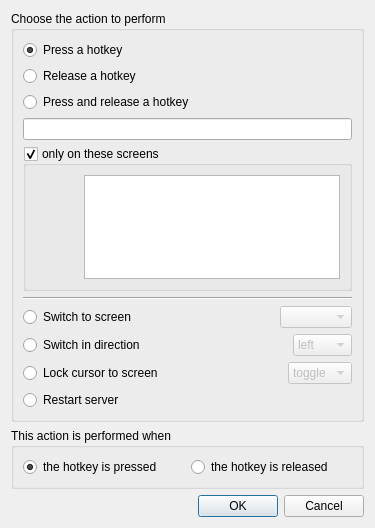
<?xml version="1.0" encoding="UTF-8"?>
<ui version="4.0">
 <class>ActionDialog</class>
 <widget class="QDialog" name="ActionDialog">
  <property name="geometry">
   <rect>
    <x>0</x>
    <y>0</y>
    <width>375</width>
    <height>528</height>
   </rect>
  </property>
  <property name="windowTitle">
   <string>Configure Action</string>
  </property>
  <layout class="QVBoxLayout">
   <item>
    <widget class="QGroupBox" name="m_pGroupType">
     <property name="font">
      <font>
       <kerning>true</kerning>
      </font>
     </property>
     <property name="title">
      <string>Choose the action to perform</string>
     </property>
     <layout class="QVBoxLayout">
      <item>
       <widget class="QRadioButton" name="m_pRadioPress">
        <property name="text">
         <string>Press a hotkey</string>
        </property>
        <property name="checked">
         <bool>true</bool>
        </property>
       </widget>
      </item>
      <item>
       <widget class="QRadioButton" name="m_pRadioRelease">
        <property name="text">
         <string>Release a hotkey</string>
        </property>
       </widget>
      </item>
      <item>
       <widget class="QRadioButton" name="m_pRadioPressAndRelease">
        <property name="text">
         <string>Press and release a hotkey</string>
        </property>
       </widget>
      </item>
      <item>
       <widget class="KeySequenceWidget" name="m_pKeySequenceWidgetHotkey">
        <property name="sizePolicy">
         <sizepolicy hsizetype="Expanding" vsizetype="Fixed">
          <horstretch>1</horstretch>
          <verstretch>0</verstretch>
         </sizepolicy>
        </property>
        <property name="minimumSize">
         <size>
          <width>256</width>
          <height>0</height>
         </size>
        </property>
        <property name="text">
         <string/>
        </property>
       </widget>
      </item>
      <item>
       <widget class="QGroupBox" name="m_pGroupBoxScreens">
        <property name="title">
         <string>only on these screens</string>
        </property>
        <property name="flat">
         <bool>true</bool>
        </property>
        <property name="checkable">
         <bool>true</bool>
        </property>
        <layout class="QHBoxLayout">
         <item>
          <spacer>
           <property name="orientation">
            <enum>Qt::Horizontal</enum>
           </property>
           <property name="sizeHint" stdset="0">
            <size>
             <width>40</width>
             <height>20</height>
            </size>
           </property>
          </spacer>
         </item>
         <item>
          <widget class="QListWidget" name="m_pListScreens">
           <property name="minimumSize">
            <size>
             <width>128</width>
             <height>64</height>
            </size>
           </property>
           <property name="selectionMode">
            <enum>QAbstractItemView::ExtendedSelection</enum>
           </property>
          </widget>
         </item>
        </layout>
       </widget>
      </item>
      <item>
       <widget class="Line" name="line">
        <property name="orientation">
         <enum>Qt::Horizontal</enum>
        </property>
       </widget>
      </item>
      <item>
       <layout class="QHBoxLayout">
        <item>
         <widget class="QRadioButton" name="m_pRadioSwitchToScreen">
          <property name="text">
           <string>Switch to screen</string>
          </property>
         </widget>
        </item>
        <item>
         <spacer>
          <property name="orientation">
           <enum>Qt::Horizontal</enum>
          </property>
          <property name="sizeHint" stdset="0">
           <size>
            <width>40</width>
            <height>20</height>
           </size>
          </property>
         </spacer>
        </item>
        <item>
         <widget class="QComboBox" name="m_pComboSwitchToScreen">
          <property name="enabled">
           <bool>false</bool>
          </property>
         </widget>
        </item>
       </layout>
      </item>
      <item>
       <layout class="QHBoxLayout">
        <item>
         <widget class="QRadioButton" name="m_pRadioSwitchInDirection">
          <property name="text">
           <string>Switch in direction</string>
          </property>
         </widget>
        </item>
        <item>
         <spacer>
          <property name="orientation">
           <enum>Qt::Horizontal</enum>
          </property>
          <property name="sizeHint" stdset="0">
           <size>
            <width>40</width>
            <height>20</height>
           </size>
          </property>
         </spacer>
        </item>
        <item>
         <widget class="QComboBox" name="m_pComboSwitchInDirection">
          <property name="enabled">
           <bool>false</bool>
          </property>
          <item>
           <property name="text">
            <string>left</string>
           </property>
          </item>
          <item>
           <property name="text">
            <string>right</string>
           </property>
          </item>
          <item>
           <property name="text">
            <string>up</string>
           </property>
          </item>
          <item>
           <property name="text">
            <string>down</string>
           </property>
          </item>
         </widget>
        </item>
       </layout>
      </item>
      <item>
       <layout class="QHBoxLayout">
        <item>
         <widget class="QRadioButton" name="m_pRadioLockCursorToScreen">
          <property name="text">
           <string>Lock cursor to screen</string>
          </property>
         </widget>
        </item>
        <item>
         <spacer>
          <property name="orientation">
           <enum>Qt::Horizontal</enum>
          </property>
          <property name="sizeHint" stdset="0">
           <size>
            <width>40</width>
            <height>20</height>
           </size>
          </property>
         </spacer>
        </item>
        <item>
         <widget class="QComboBox" name="m_pComboLockCursorToScreen">
          <property name="enabled">
           <bool>false</bool>
          </property>
          <item>
           <property name="text">
            <string>toggle</string>
           </property>
          </item>
          <item>
           <property name="text">
            <string>on</string>
           </property>
          </item>
          <item>
           <property name="text">
            <string>off</string>
           </property>
          </item>
         </widget>
        </item>
       </layout>
      </item>
      <item>
       <layout class="QHBoxLayout">
        <item>
         <widget class="QRadioButton" name="m_pRadioRestartAllConnections">
          <property name="text">
           <string>Restart server</string>
          </property>
         </widget>
        </item>
       </layout>
      </item>
     </layout>
    </widget>
   </item>
   <item>
    <widget class="QGroupBox" name="groupBox_2">
     <property name="font">
      <font>
       <kerning>false</kerning>
      </font>
     </property>
     <property name="title">
      <string>This action is performed when</string>
     </property>
     <layout class="QHBoxLayout">
      <item>
       <widget class="QRadioButton" name="m_pRadioHotkeyPressed">
        <property name="text">
         <string>the hotkey is pressed</string>
        </property>
        <property name="checked">
         <bool>true</bool>
        </property>
       </widget>
      </item>
      <item>
       <widget class="QRadioButton" name="m_pRadioHotkeyReleased">
        <property name="text">
         <string>the hotkey is released</string>
        </property>
       </widget>
      </item>
     </layout>
    </widget>
   </item>
   <item>
    <widget class="QDialogButtonBox" name="buttonBox">
     <property name="orientation">
      <enum>Qt::Horizontal</enum>
     </property>
     <property name="standardButtons">
      <set>QDialogButtonBox::Cancel|QDialogButtonBox::Ok</set>
     </property>
    </widget>
   </item>
  </layout>
 </widget>
 <customwidgets>
  <customwidget>
   <class>KeySequenceWidget</class>
   <extends>QLineEdit</extends>
   <header>widgets/KeySequenceWidget.h</header>
  </customwidget>
 </customwidgets>
 <resources/>
 <connections>
  <connection>
   <sender>buttonBox</sender>
   <signal>accepted()</signal>
   <receiver>ActionDialog</receiver>
   <slot>accept()</slot>
   <hints>
    <hint type="sourcelabel">
     <x>245</x>
     <y>474</y>
    </hint>
    <hint type="destinationlabel">
     <x>157</x>
     <y>274</y>
    </hint>
   </hints>
  </connection>
  <connection>
   <sender>buttonBox</sender>
   <signal>rejected()</signal>
   <receiver>ActionDialog</receiver>
   <slot>reject()</slot>
   <hints>
    <hint type="sourcelabel">
     <x>313</x>
     <y>474</y>
    </hint>
    <hint type="destinationlabel">
     <x>286</x>
     <y>274</y>
    </hint>
   </hints>
  </connection>
  <connection>
   <sender>m_pGroupType</sender>
   <signal>toggled(bool)</signal>
   <receiver>m_pKeySequenceWidgetHotkey</receiver>
   <slot>setDisabled(bool)</slot>
   <hints>
    <hint type="sourcelabel">
     <x>104</x>
     <y>194</y>
    </hint>
    <hint type="destinationlabel">
     <x>110</x>
     <y>132</y>
    </hint>
   </hints>
  </connection>
  <connection>
   <sender>m_pRadioSwitchInDirection</sender>
   <signal>toggled(bool)</signal>
   <receiver>m_pKeySequenceWidgetHotkey</receiver>
   <slot>setDisabled(bool)</slot>
   <hints>
    <hint type="sourcelabel">
     <x>118</x>
     <y>322</y>
    </hint>
    <hint type="destinationlabel">
     <x>81</x>
     <y>129</y>
    </hint>
   </hints>
  </connection>
  <connection>
   <sender>m_pRadioLockCursorToScreen</sender>
   <signal>toggled(bool)</signal>
   <receiver>m_pKeySequenceWidgetHotkey</receiver>
   <slot>setDisabled(bool)</slot>
   <hints>
    <hint type="sourcelabel">
     <x>101</x>
     <y>353</y>
    </hint>
    <hint type="destinationlabel">
     <x>68</x>
     <y>126</y>
    </hint>
   </hints>
  </connection>
  <connection>
   <sender>m_pRadioRestartAllConnections</sender>
   <signal>toggled(bool)</signal>
   <receiver>m_pKeySequenceWidgetHotkey</receiver>
   <slot>setDisabled(bool)</slot>
   <hints>
    <hint type="sourcelabel">
     <x>101</x>
     <y>353</y>
    </hint>
    <hint type="destinationlabel">
     <x>68</x>
     <y>126</y>
    </hint>
   </hints>
  </connection>
  <connection>
   <sender>m_pRadioPress</sender>
   <signal>toggled(bool)</signal>
   <receiver>m_pKeySequenceWidgetHotkey</receiver>
   <slot>setEnabled(bool)</slot>
   <hints>
    <hint type="sourcelabel">
     <x>48</x>
     <y>48</y>
    </hint>
    <hint type="destinationlabel">
     <x>45</x>
     <y>129</y>
    </hint>
   </hints>
  </connection>
  <connection>
   <sender>m_pRadioRelease</sender>
   <signal>toggled(bool)</signal>
   <receiver>m_pKeySequenceWidgetHotkey</receiver>
   <slot>setEnabled(bool)</slot>
   <hints>
    <hint type="sourcelabel">
     <x>135</x>
     <y>70</y>
    </hint>
    <hint type="destinationlabel">
     <x>148</x>
     <y>125</y>
    </hint>
   </hints>
  </connection>
  <connection>
   <sender>m_pRadioPressAndRelease</sender>
   <signal>toggled(bool)</signal>
   <receiver>m_pKeySequenceWidgetHotkey</receiver>
   <slot>setEnabled(bool)</slot>
   <hints>
    <hint type="sourcelabel">
     <x>194</x>
     <y>100</y>
    </hint>
    <hint type="destinationlabel">
     <x>201</x>
     <y>125</y>
    </hint>
   </hints>
  </connection>
  <connection>
   <sender>m_pRadioSwitchToScreen</sender>
   <signal>toggled(bool)</signal>
   <receiver>m_pComboSwitchToScreen</receiver>
   <slot>setEnabled(bool)</slot>
   <hints>
    <hint type="sourcelabel">
     <x>148</x>
     <y>291</y>
    </hint>
    <hint type="destinationlabel">
     <x>350</x>
     <y>290</y>
    </hint>
   </hints>
  </connection>
  <connection>
   <sender>m_pRadioSwitchInDirection</sender>
   <signal>toggled(bool)</signal>
   <receiver>m_pComboSwitchInDirection</receiver>
   <slot>setEnabled(bool)</slot>
   <hints>
    <hint type="sourcelabel">
     <x>158</x>
     <y>322</y>
    </hint>
    <hint type="destinationlabel">
     <x>350</x>
     <y>321</y>
    </hint>
   </hints>
  </connection>
  <connection>
   <sender>m_pRadioLockCursorToScreen</sender>
   <signal>toggled(bool)</signal>
   <receiver>m_pComboLockCursorToScreen</receiver>
   <slot>setEnabled(bool)</slot>
   <hints>
    <hint type="sourcelabel">
     <x>180</x>
     <y>353</y>
    </hint>
    <hint type="destinationlabel">
     <x>350</x>
     <y>352</y>
    </hint>
   </hints>
  </connection>
  <connection>
   <sender>m_pRadioPress</sender>
   <signal>toggled(bool)</signal>
   <receiver>m_pGroupBoxScreens</receiver>
   <slot>setEnabled(bool)</slot>
   <hints>
    <hint type="sourcelabel">
     <x>25</x>
     <y>47</y>
    </hint>
    <hint type="destinationlabel">
     <x>33</x>
     <y>155</y>
    </hint>
   </hints>
  </connection>
  <connection>
   <sender>m_pRadioSwitchToScreen</sender>
   <signal>toggled(bool)</signal>
   <receiver>m_pGroupBoxScreens</receiver>
   <slot>setDisabled(bool)</slot>
   <hints>
    <hint type="sourcelabel">
     <x>48</x>
     <y>278</y>
    </hint>
    <hint type="destinationlabel">
     <x>98</x>
     <y>153</y>
    </hint>
   </hints>
  </connection>
  <connection>
   <sender>m_pRadioRelease</sender>
   <signal>toggled(bool)</signal>
   <receiver>m_pGroupBoxScreens</receiver>
   <slot>setEnabled(bool)</slot>
   <hints>
    <hint type="sourcelabel">
     <x>264</x>
     <y>67</y>
    </hint>
    <hint type="destinationlabel">
     <x>241</x>
     <y>158</y>
    </hint>
   </hints>
  </connection>
  <connection>
   <sender>m_pRadioPressAndRelease</sender>
   <signal>toggled(bool)</signal>
   <receiver>m_pGroupBoxScreens</receiver>
   <slot>setEnabled(bool)</slot>
   <hints>
    <hint type="sourcelabel">
     <x>286</x>
     <y>98</y>
    </hint>
    <hint type="destinationlabel">
     <x>290</x>
     <y>156</y>
    </hint>
   </hints>
  </connection>
  <connection>
   <sender>m_pRadioSwitchInDirection</sender>
   <signal>toggled(bool)</signal>
   <receiver>m_pGroupBoxScreens</receiver>
   <slot>setDisabled(bool)</slot>
   <hints>
    <hint type="sourcelabel">
     <x>38</x>
     <y>313</y>
    </hint>
    <hint type="destinationlabel">
     <x>64</x>
     <y>195</y>
    </hint>
   </hints>
  </connection>
  <connection>
   <sender>m_pRadioLockCursorToScreen</sender>
   <signal>toggled(bool)</signal>
   <receiver>m_pGroupBoxScreens</receiver>
   <slot>setDisabled(bool)</slot>
   <hints>
    <hint type="sourcelabel">
     <x>48</x>
     <y>339</y>
    </hint>
    <hint type="destinationlabel">
     <x>79</x>
     <y>234</y>
    </hint>
   </hints>
  </connection>
  <connection>
   <sender>m_pRadioRestartAllConnections</sender>
   <signal>toggled(bool)</signal>
   <receiver>m_pGroupBoxScreens</receiver>
   <slot>setDisabled(bool)</slot>
   <hints>
    <hint type="sourcelabel">
     <x>48</x>
     <y>339</y>
    </hint>
    <hint type="destinationlabel">
     <x>79</x>
     <y>234</y>
    </hint>
   </hints>
  </connection>
  <connection>
   <sender>m_pRadioSwitchToScreen</sender>
   <signal>toggled(bool)</signal>
   <receiver>m_pKeySequenceWidgetHotkey</receiver>
   <slot>setDisabled(bool)</slot>
   <hints>
    <hint type="sourcelabel">
     <x>84</x>
     <y>280</y>
    </hint>
    <hint type="destinationlabel">
     <x>185</x>
     <y>123</y>
    </hint>
   </hints>
  </connection>
 </connections>
</ui>
